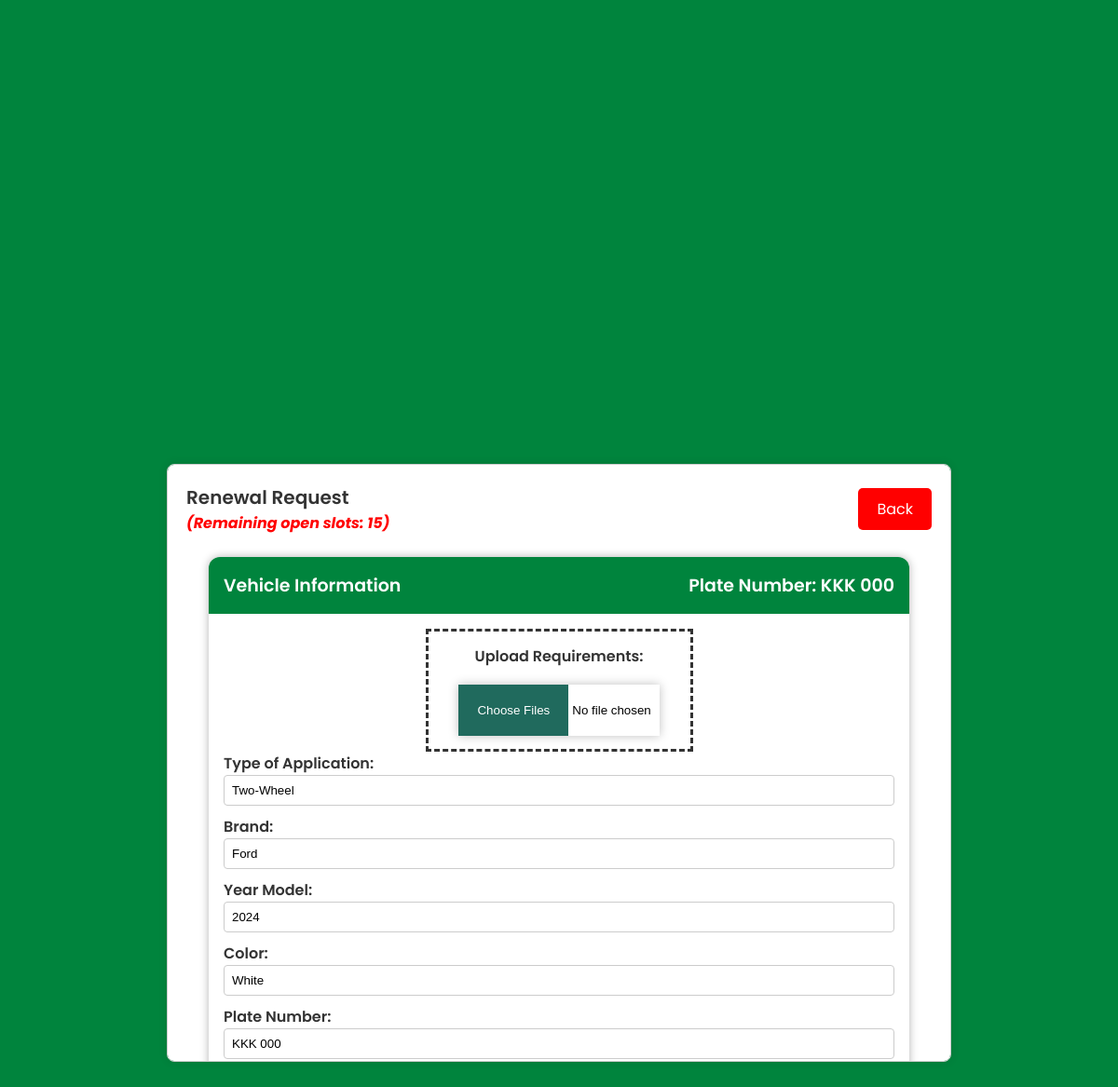
Screenshot of /uploadrenewal.php (signed in) with the database file from the repository.
### tables this page shows
CREATE TABLE `vehicles` (
  `date` date NOT NULL,
  `brand` varchar(255) NOT NULL,
  `yearmodel` year(4) NOT NULL,
  `vehicletype` text NOT NULL,
  `platenumber` varchar(50) NOT NULL,
  `amountpaid` double NOT NULL,
  `ORnum` varchar(50) NOT NULL,
  `typeofapplicant` varchar(50) NOT NULL,
  `status` enum('pending','accepted','rejected') NOT NULL DEFAULT 'pending',
  `Expiration_date` timestamp NOT NULL DEFAULT current_timestamp() ON UPDATE current_timestamp(),
  `user_id` int(255) NOT NULL,
  `controlnumber` int(11) NOT NULL,
  `color` text NOT NULL
);

### uploadrenewal.php (the view, shortened to what this page needs)
<?php
include("config.php");
$maxSlots = 15;
$queryCount = "SELECT COUNT(*) AS total FROM vehicles WHERE status = 'pending' AND typeofapplicant = 'renew'";
$resultCount = $conn->query($queryCount);
$rowCount = $resultCount->fetch_assoc();
$count = $rowCount['total'];
$remainingSlots = $maxSlots - $count;
$userId = $_SESSION["username"];
$stmt = $conn->prepare("SELECT * FROM vehicles WHERE user_id = ? AND status = 'accepted' AND Expiration_date <= NOW()");
$stmt->bind_param("i", $userId);
$stmt->execute();
$result = $stmt->get_result();
?>
<!DOCTYPE html>
<html lang="en">
<head>
</head>
<body>
    <div class="container">
        <div class="header">
            <div class="content-title">
                <label for="">Renewal Request</label>
                <div class="remaining-slots" style="font-size: 16px;font-style:italic; font-weight:bold; color: red;">(Remaining open slots: <?php echo $remainingSlots; ?>)</div>
            </div>
            <div class="content">
                <a href="index.php" class="home-button">Back</a>
            </div>
        </div>
        <?php
        if ($result->num_rows > 0) {
            while ($row = $result->fetch_assoc()) {
                $vehicletype = $row['vehicletype'];
                $brand = $row['brand'];
                $yearmodel = $row['yearmodel'];
                $color = $row['color'];
                $platenumber = $row['platenumber'];
                ?>
                <div class="multi-query-container">
                    <div class="query-container">
                        <div class="form-header">
                            <span class="title">Vehicle Information</span>
                            <span class="title">Plate Number:
                                <?php echo $platenumber ?>
                            </span>
                        </div>
                        <div class="form-information">
                            <form id="uploadForm" action="<?php echo htmlspecialchars($_SERVER["PHP_SELF"]); ?>" method="post"
                                enctype="multipart/form-data">
                                <div class="form-container">
                                    <div class="">
                                        <label for="form-label">Upload Requirements:</label>
                                    </div>
                                    <div class="details">
                                        <input type="file" name="image[]" accept="image/*" multiple onchange="checkFileSize(event)">
                                    </div>
                                </div>
                                <div class="form-fields">
                                    <div class="input-field">
                                        <label for="form-label">Type of Application:</label>
                                        <input type="text" name="vehicletype" placeholder="Vehicle Type"
                                            value="<?php echo $vehicletype ?>" required>
                                    </div>
                                    <div class="input-field">
                                        <label for="form-label">Brand:</label>
                                        <input type="text" name="brand" placeholder="Brand:" value="<?php echo $brand; ?>">
                                    </div>
                                    <div class="input-field">
                                        <label for="form-label">Year Model:</label>
                                        <input type="text" name="yearmodel" placeholder="Yearmodel:" value="<?php echo $yearmodel; ?>"
                                            required>
                                    </div>
                                    <div class="input-field">
                                        <label for="form-label">Color:</label>
                                        <input type="text" name="color" placeholder="Color:" value="<?php echo $color; ?>">
                                    </div>
                                    <div class="input-field">
                                        <label for="form-label">Plate Number:</label>
                                        <input type="text" name="platenumber" placeholder="Plate Number"
                                            value="<?php echo $row['platenumber']; ?>" required>
                                    </div>
                                </div>
                            </form>
                        </div>
                    </div>
                </div>
                <?php
            }
        } else {
            echo "No vehicles eligible for renewal found.";
        }
        ?>
    </div>
</body>
</html>

### uploadrenewal.php (style rules this page uses)
body { height: 100vh; display: flex; align-items: center; justify-content: center; font-family: 'Poppins', sans-serif; margin: 0; padding: 0; background-color: #00843D; }
.container { display: grid; width: 100%; max-width: 800px; margin: 21px auto; padding: 20px; border: 1px solid #ccc; border-radius: 8px; background-color: #fff; box-shadow: 0 0 10px rgba(0, 0, 0, 0.1); max-height: 600px; overflow-y: auto; }
.multi-query-container { display: flex; flex-wrap: wrap; }
.query-container { display: grid; margin: 24px; border-radius: 12px; box-shadow: 0 0 10px rgba(0, 0, 0, 0.300); }
.form-header { display: flex; justify-content: space-between; font-size: 19px; font-weight: 600; padding: 16px; border-top-left-radius: 12px; border-top-right-radius: 12px; background-color: #00843D; color: #fff; }
.form-information { display: flex; }
.form-container { display: flex; flex-direction: column; padding: 14px; border: dashed #333 3px; height: auto; align-items: center; }
form { display: flex; justify-content: center; align-items: center; padding: 16px; }
label { color: #333; font-weight: 600; }
input[type="text"], input[type="number"], select, textarea { margin-bottom: 10px; padding: 8px; border: 1px solid #ccc; border-radius: 4px; outline: none; }
.home-button { display: inline-block; padding: 10px 20px; color: #fff; text-decoration: none; border-radius: 5px; background-color: red; }
.form-fields { display: flex; align-items: center; justify-content: space-evenly; flex-wrap: wrap; }
.input-field { display: grid; width: 100%; }
.details { display: flex; font-size: 16px; margin-top: 18px; width: 85%; outline: none; box-shadow: 0 0 10px rgba(0, 0, 0, 0.250); }
.header { display: flex; justify-content: space-between; align-items: center; color: black; }
.content-title { font-size: 20px; font-weight: 600; color: #333; }
#uploadForm { flex-wrap: wrap; width: calc(100% / 1); }

### rows the page displays
vehicles: platenumber "KKK 000", vehicletype "Two-Wheel", brand "Ford", yearmodel "2024", color "White"

### other values shown
$remainingSlots "15"
